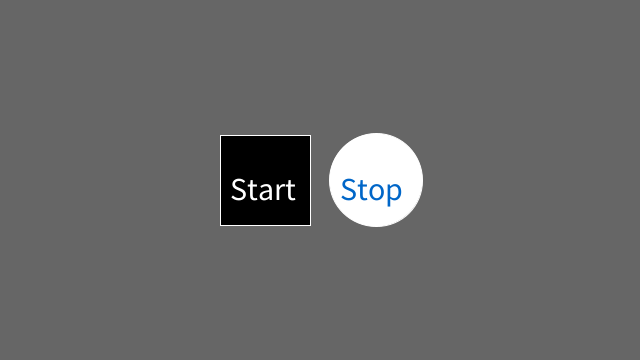
Frame 1 (no input)
Frame 60 (the mouse pressed at the canvas centre just before this capture): identical to frame 1, image omitted
Frame 120 (the mouse held since frame 60 and released just before this capture): identical to frame 1, image omitted

The Processing sketch that drew this single still picture (run headless with seeded random() and noise(); from frame 60 on, the mouse is pressed at the canvas centre):

// Processing sketch: button
// ── button.pde
int rectX, rectY;      // Position of square button
int circleX, circleY;  // Position of circle button
int rectSize = 90;     // Diameter of rect
int circleSize = 93;   // Diameter of circle
color rectColor, circleColor, baseColor;
color rectHighlight, circleHighlight;
color currentColor;
boolean rectOver = false;
boolean circleOver = false;

void setup() {
  size(640, 360);
  rectColor = color(0);
  rectHighlight = color(51);
  circleColor = color(255);
  circleHighlight = color(204);
  baseColor = color(102);
  currentColor = baseColor;
  circleX = width/2+circleSize/2+10;
  circleY = height/2;
  rectX = width/2-rectSize-10;
  rectY = height/2-rectSize/2;
  ellipseMode(CENTER);
}

void draw() {
  update(mouseX, mouseY);
  background(currentColor);
  
  if (rectOver) {
    fill(rectHighlight);
  } else {
    fill(rectColor);
  }
  stroke(255);
  rect(rectX, rectY, rectSize, rectSize);
  
  if (circleOver) {
    fill(circleHighlight);
  } else {
    fill(circleColor);
  }
  stroke(255);
  //fill(102, 102, 102);
 ellipse(circleX, circleY, circleSize, circleSize);
 
 
 //Feel Text
textSize(32);
text("Start", 230, 200); 
fill(0, 102, 200);
//stroke(102);
textSize(32);
text("Stop", 340, 200); 
}

void update(int x, int y) {
  if ( overCircle(circleX, circleY, circleSize) ) {
    circleOver = true;
    rectOver = false;
  } else if ( overRect(rectX, rectY, rectSize, rectSize) ) {
    rectOver = true;
    circleOver = false;
  } else {
    circleOver = rectOver = false;
  }
}

void mousePressed() {
  if (circleOver) {
    currentColor = circleColor;
  }
  if (rectOver) {
    currentColor = rectColor;
  }
}

boolean overRect(int x, int y, int width, int height)  {
  if (mouseX >= x && mouseX <= x+width && 
      mouseY >= y && mouseY <= y+height) {
    return true;
  } else {
    return false;
  }
}

boolean overCircle(int x, int y, int diameter) {
  float disX = x - mouseX;
  float disY = y - mouseY;
  if (sqrt(sq(disX) + sq(disY)) < diameter/2 ) {
    return true;
  } else {
    return false;
  }
}
